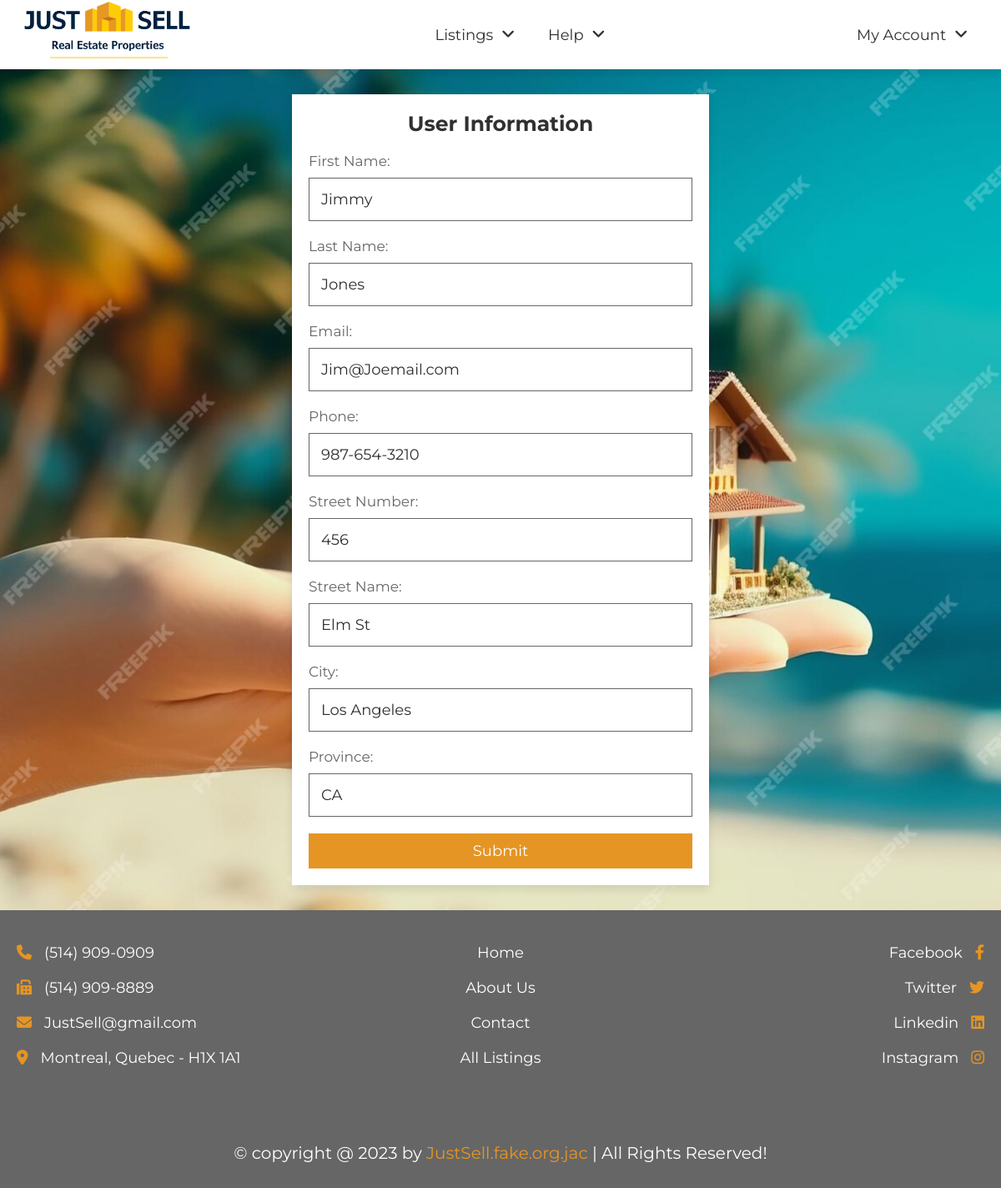
Screenshot of /admin_user_edit.php?user=2 with the database file from the repository.
### tables this page shows
CREATE TABLE IF NOT EXISTS `users` (
  `UserID` int(11) NOT NULL,
  `LoginID` int(11) NOT NULL,
  `Email` varchar(30) NOT NULL,
  `FirstName` varchar(30) NOT NULL,
  `LastName` varchar(30) NOT NULL,
  `Phone` varchar(15) DEFAULT NULL,
  `StreetNum` mediumint(9) DEFAULT NULL,
  `StreetName` varchar(30) DEFAULT NULL,
  `City` varchar(30) DEFAULT NULL,
  `Province` varchar(30) DEFAULT NULL,
  `Postal` varchar(7) DEFAULT NULL
);

### admin_user_edit.php (the view, shortened to what this page needs)
<?php
require "resources/connect.php";
$fName = "";
$lName = "";
$email = "";
$phone = "";
$streetNum = "";
$streetName = "";
$city = "";
$province = "";
if (array_key_exists('user', $_GET)) {
    $sql = "SELECT * FROM users WHERE UserID = :id";
    $query = $db->prepare($sql);
    $query->execute(['id' => $_GET['user']]);
    $data = $query->fetch();
    $fName = $data['FirstName'];
    $lName = $data['LastName'];
    $email = $data['Email'];
    $phone = $data['Phone'];
    $streetNum = $data['StreetNum'];
    $streetName = $data['StreetName'];
    $city = $data['City'];
    $province = $data['Province'];
}
include "resources/header.php";
?>
<div class="home">
    <section class="center">
        <form action="admin_user_edit.php" method="POST">
            <h3>User Information</h3>
            <div class="box">
                <p>First Name: </p>
                <input class="input" type="text" name="FirstName" value="<?= $fName; ?>" />
            </div>
            <div class="box">
                <p>Last Name: </p>
                <input class="input" type="text" name="LastName" value="<?= $lName; ?>" />
            </div>
            <div class="box">
                <p>Email: </p>
                <input class="input" type="email" name="Email" value="<?= $email; ?>" />
            </div>
            <div class="box">
                <p>Phone: </p>
                <input class="input" type="text" name="Phone" value="<?= $phone; ?>" />
            </div>
            <div class="box">
                <p>Street Number: </p>
                <input class="input" type="text" name="StreetNum" value="<?= $streetNum; ?>" />
            </div>
            <div class="box">
                <p>Street Name: </p>
                <input class="input" type="text" name="StreetName" value="<?= $streetName; ?>" />
            </div>
            <div class="box">
                <p>City: </p>
                <input class="input" type="text" name="City" value="<?= $city; ?>" />
            </div>
            <div class="box">
                <p>Province: </p>
                <input class="input" type="text" name="Province" value="<?= $province; ?>" />
            </div>
            <input class="btn" type="submit" value="Submit" />
        </form>
    </section>
</div>
<?php include "resources/footer.php"; ?>

### resources/style.css (style rules this page uses)
:root { --main-color: #e59524; --light-color: #666; --light-bg: #eee; --white: #fff; --black: #303030; --border: 0.1rem solid var(--light-color); --box-shodow: 0 0.5rem 1rem rgba(0, 0, 0, 0.1); }
* { font-family: "Montserrat", sans-serif; margin: 0; padding: 0; box-sizing: border-box; outline: none; border: none; text-decoration: none; }
html { font-size: 62.5%; overflow-x: hidden; scroll-behavior: smooth; scroll-padding-top: 10rem; }
section { padding: 3rem 2rem; max-width: 1200px; margin: 0 auto; }
.btn, .inline-btn { margin-top: 1rem; padding: 1rem 3rem; background-color: var(--main-color); color: var(--white); cursor: pointer; text-align: center; font-size: 1.8rem; text-transform: capitalize; }
.btn { display: block; width: 100%; }
.home { background: url("../images/home-bg_opt1.jpg") no-repeat; background-size: cover; background-position: center; }
.home .center { min-height: 85vh; display: flex; align-items: center; justify-content: center; }
.home .center form { background-color: var(--white); padding: 2rem; box-shadow: var(--box-shodow); width: 50rem; }
.home .center form h3 { padding-bottom: 1rem; text-align: center; color: var(--black); text-transform: capitalize; font-size: 2.5rem; }
.home .center form .box { flex: 1 1 20rem; }
.home .center form .box .input { width: 100%; border: var(--border); padding: 1.4rem; color: var(--black); font-size: 1.8rem; margin: 1rem 0; }
.home .center form .box p { color: var(--light-color); font-size: 1.7rem; padding-top: 1rem; }

### rows the page displays
users: FirstName "Jimmy", LastName "Jones", Email "Jim@Joemail.com", Phone "987-654-3210", StreetNum "456", StreetName "Elm St", City "Los Angeles", Province "CA"
